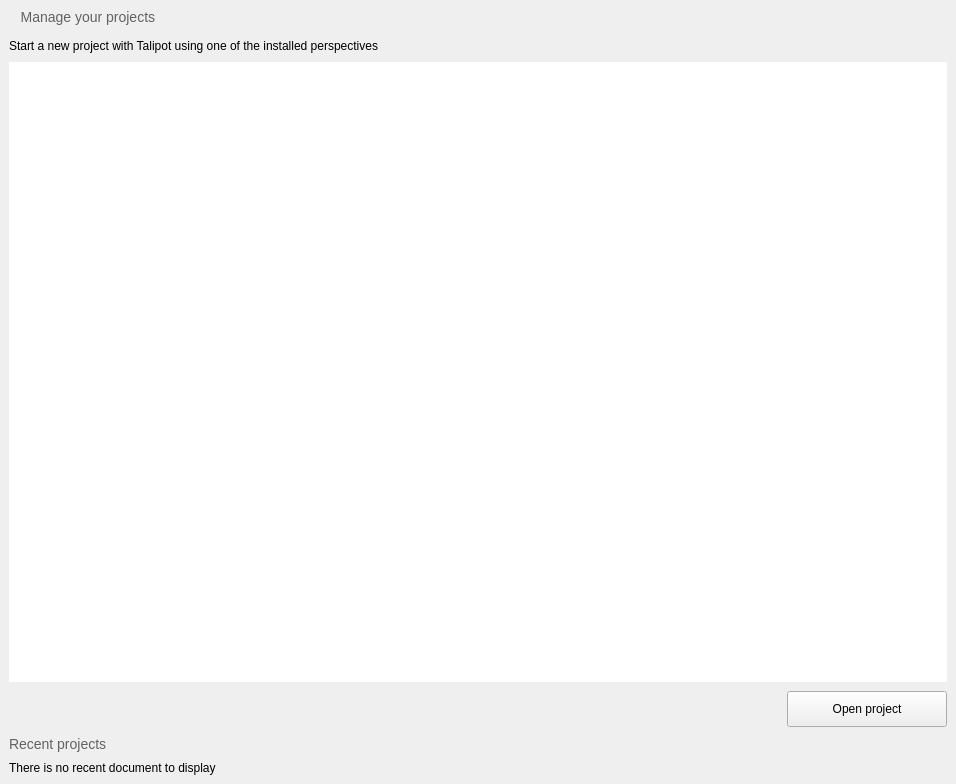
<?xml version="1.0" encoding="UTF-8"?>
<ui version="4.0">
 <class>WelcomePageData</class>
 <widget class="QWidget" name="WelcomePageData">
  <property name="geometry">
   <rect>
    <x>0</x>
    <y>0</y>
    <width>956</width>
    <height>784</height>
   </rect>
  </property>
  <property name="windowTitle">
   <string>Form</string>
  </property>
  <layout class="QHBoxLayout" name="horizontalLayout">
   <property name="spacing">
    <number>0</number>
   </property>
   <property name="leftMargin">
    <number>0</number>
   </property>
   <property name="topMargin">
    <number>0</number>
   </property>
   <property name="rightMargin">
    <number>0</number>
   </property>
   <property name="bottomMargin">
    <number>0</number>
   </property>
   <item>
    <layout class="QVBoxLayout" name="verticalLayout">
     <property name="spacing">
      <number>9</number>
     </property>
     <property name="leftMargin">
      <number>9</number>
     </property>
     <property name="topMargin">
      <number>9</number>
     </property>
     <property name="rightMargin">
      <number>9</number>
     </property>
     <property name="bottomMargin">
      <number>9</number>
     </property>
     <item>
      <widget class="QLabel" name="label_5">
       <property name="text">
        <string>&lt;html&gt;&lt;head&gt;&lt;meta name=&quot;qrichtext&quot; content=&quot;1&quot; /&gt;&lt;style type=&quot;text/css&quot;&gt;
p, li { white-space: pre-wrap; }
&lt;/style&gt;&lt;/head&gt;

&lt;body&gt;
&lt;p style=&quot; margin-top:0px; margin-bottom:0px; margin-left:0px; margin-right:0px; -qt-block-indent:0; text-indent:0px;&quot;&gt;&lt;img src=&quot;:/talipot/gui/ui/list_bullet_arrow.png&quot; /&gt;&lt;span style=&quot;color:#626262; font-size:large;&quot;&gt;   Manage your projects&lt;/span&gt;&lt;/p&gt;

&lt;p style=&quot;-qt-paragraph-type:empty; margin-top:0px; margin-bottom:0px; margin-left:0px; margin-right:0px; -qt-block-indent:0; text-indent:0px; font-size:medium;&quot;&gt; &lt;/p&gt;

&lt;p style=&quot; margin-top:0px; margin-bottom:0px; margin-left:0px; margin-right:0px; -qt-block-indent:0; text-indent:0px;&quot;&gt;&lt;span style=&quot;color:#000000;&quot;&gt;Start a new project with Talipot using one of the installed perspectives&lt;/span&gt;&lt;/p&gt;
&lt;/body&gt;

&lt;/html&gt;</string>
       </property>
      </widget>
     </item>
     <item>
      <widget class="QScrollArea" name="perspectivesScrollArea">
       <property name="styleSheet">
        <string notr="true">#perspectivesFrame {
  background-color: rgb(255, 255, 255);
  border-left: 1px solid &quot;#C9C9C9&quot;;
  border-right: 1px solid &quot;#C9C9C9&quot;;
  border-top: 1px solid &quot;#C9C9C9&quot;;
  border-bottom: 1px solid &quot;#C9C9C9&quot;;
}

QToolButton {
	border-image:none;
	background-color: qlineargradient(x1: 0, y1: 0, x2: 0.0, y2: 1.0,
	stop: 0 #ffffff,
	stop: 0.4 #eeeeee,
	stop: 0.401 #e2e2e2,
	stop: 1 #dddddd);
	color: black;
	border-top: 1px solid #606060;
	border-bottom: 1px solid #404040;
}

QToolButton:hover {
	border-image:none;
	background-color: qlineargradient(x1: 0, y1: 0, x2: 0.0, y2: 1.0,
	stop: 0 #909090,
	stop: 0.4 #808080,
	stop: 0.401 #707070,
	stop: 1 #555555);
}

QToolButton:checked, QToolButton:checked:pressed {
	border-image:none;
	background-color: qlineargradient(x1: 0, y1: 0, x2: 0.0, y2: 1.0,
	stop: 0 #ffffff,
	stop: 0.4 #eeeeee,
	stop: 0.401 #e2e2e2,
	stop: 1 #dddddd);
	color: black;
	border-top: 1px solid #606060;
	border-bottom: 1px solid #404040;
}

QToolButton:pressed {
	border-image:none;
	background-color: qlineargradient(x1: 0, y1: 0, x2: 0.0, y2: 1.0,
	stop: 0 #383838,
	stop: 0.2 #404040,
	stop: 0.201 #484848,
	stop: 1 #505050);
}</string>
       </property>
       <property name="frameShape">
        <enum>QFrame::NoFrame</enum>
       </property>
       <property name="widgetResizable">
        <bool>true</bool>
       </property>
       <widget class="QWidget" name="perspectivesFrame">
        <property name="geometry">
         <rect>
          <x>0</x>
          <y>0</y>
          <width>938</width>
          <height>592</height>
         </rect>
        </property>
        <layout class="QVBoxLayout" name="verticalLayout_3"/>
       </widget>
      </widget>
     </item>
     <item>
      <layout class="QHBoxLayout" name="horizontalLayout_3">
       <property name="bottomMargin">
        <number>0</number>
       </property>
       <item>
        <spacer name="horizontalSpacer_3">
         <property name="orientation">
          <enum>Qt::Horizontal</enum>
         </property>
         <property name="sizeHint" stdset="0">
          <size>
           <width>40</width>
           <height>20</height>
          </size>
         </property>
        </spacer>
       </item>
       <item>
        <widget class="QPushButton" name="openProjectButton">
         <property name="minimumSize">
          <size>
           <width>160</width>
           <height>36</height>
          </size>
         </property>
         <property name="text">
          <string>Open project</string>
         </property>
         <property name="shortcut">
          <string>Ctrl+O</string>
         </property>
        </widget>
       </item>
      </layout>
     </item>
     <item>
      <widget class="QLabel" name="label_6">
       <property name="text">
        <string>&lt;body&gt;
&lt;p style=&quot; margin-top:0px; margin-bottom:0px; margin-left:0px; margin-right:0px; -qt-block-indent:0; text-indent:0px;&quot;&gt;&lt;img src=&quot;:/talipot/gui/ui/list_bullet_arrow.png&quot; /&gt;&lt;span style=&quot;color:#626262; font-size:large;&quot;&gt;    Recent projects&lt;/span&gt;&lt;/p&gt;
&lt;/body&gt;
&lt;/html&gt;</string>
       </property>
      </widget>
     </item>
     <item>
      <widget class="QLabel" name="recentDocumentsLabel">
       <property name="text">
        <string>There is no recent document to display</string>
       </property>
      </widget>
     </item>
    </layout>
   </item>
  </layout>
 </widget>
 <resources/>
 <connections>
  <connection>
   <sender>recentDocumentsLabel</sender>
   <signal>linkActivated(QString)</signal>
   <receiver>WelcomePageData</receiver>
   <slot>recentFileLinkActivated(QString)</slot>
   <hints>
    <hint type="sourcelabel">
     <x>352</x>
     <y>767</y>
    </hint>
    <hint type="destinationlabel">
     <x>477</x>
     <y>391</y>
    </hint>
   </hints>
  </connection>
 </connections>
 <slots>
  <slot>recentFileLinkActivated(QString)</slot>
 </slots>
</ui>
